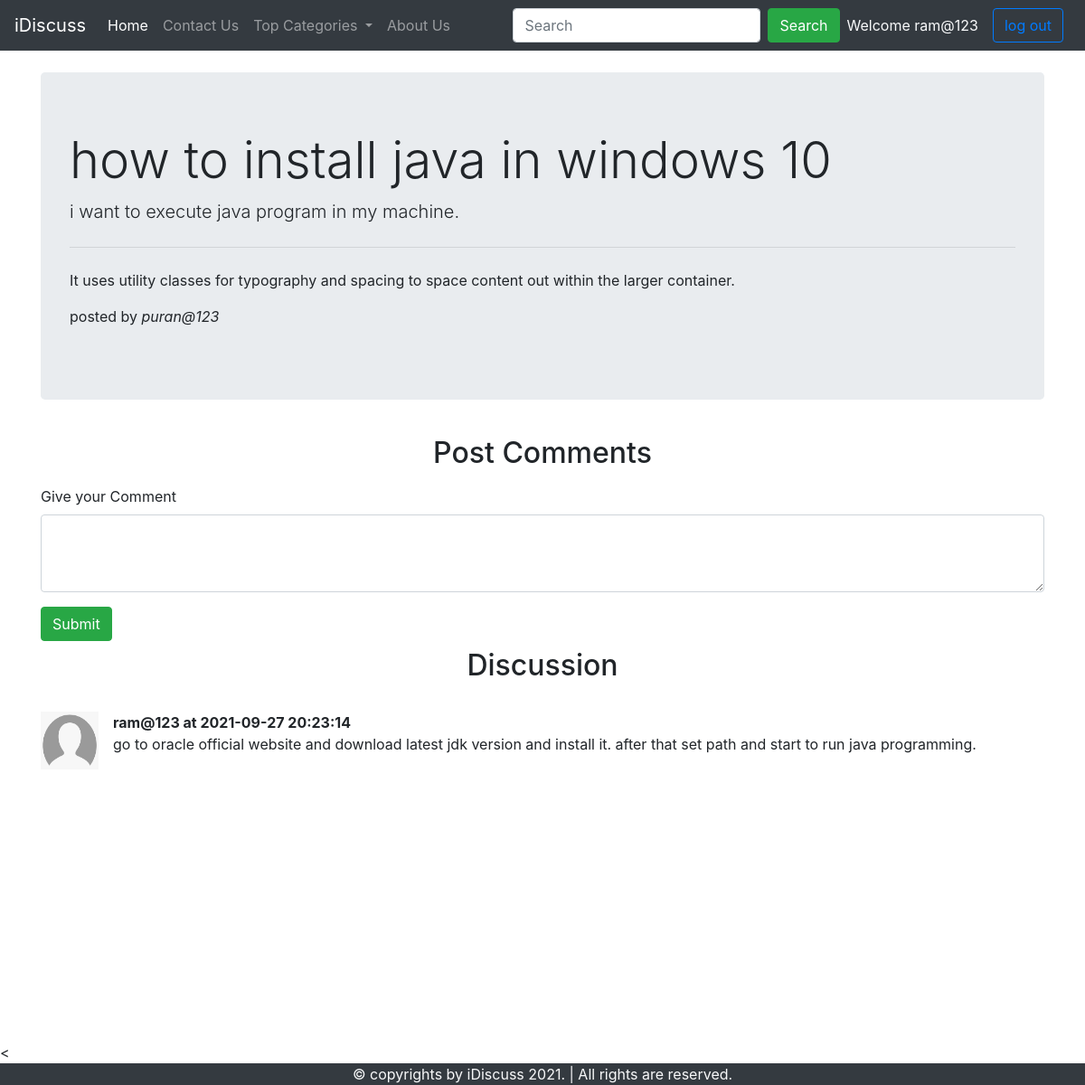
Page /thread.php?threadid=2 (signed in) on the committed database.
### tables this page shows
CREATE TABLE `threads` (
  `thread_id` int(11) NOT NULL,
  `thread_title` text NOT NULL,
  `thread_desc` varchar(255) NOT NULL,
  `thread_cat_id` int(10) NOT NULL,
  `thread_user` int(10) NOT NULL,
  `thread_created` datetime NOT NULL DEFAULT current_timestamp()
);

CREATE TABLE `users` (
  `user_id` int(10) NOT NULL,
  `user_email` varchar(50) NOT NULL,
  `user_pass` varchar(255) NOT NULL,
  `create_date` datetime NOT NULL DEFAULT current_timestamp()
);

CREATE TABLE `comments` (
  `comment_id` int(10) NOT NULL,
  `comment_content` varchar(255) NOT NULL,
  `thread_id` int(10) NOT NULL,
  `comment_by_user` int(10) NOT NULL,
  `comment_time` datetime NOT NULL DEFAULT current_timestamp()
);

### thread.php (the view, shortened to what this page needs)
<!doctype html>
<html lang="en">
<head>
    <link rel="stylesheet" href="https://cdn.jsdelivr.net/npm/bootstrap@4.5.3/dist/css/bootstrap.min.css"
>
    <link rel="stylesheet" href="style/style.css">
</head>
<body>
    <?php include 'partial/_dbconnect.php';?>
    <?php include "partial\header.php";?>
    <?php
        $id = $_GET['threadid'];
        $sql = "SELECT * FROM `threads` WHERE thread_id=$id";
        $result = mysqli_query($conn, $sql);
        while ($row = mysqli_fetch_assoc($result)) {
        $title = $row['thread_title'];
        $desc = $row['thread_desc'];
        $th_user=$row['thread_user'];
        $sql2="SELECT * FROM `users` WHERE user_id=$th_user";
        $result2 = mysqli_query($conn, $sql2);
        $row2=mysqli_fetch_assoc($result2);
        $post_by=$row2['user_email'];
        }
    ?>
    <div class="container my-4">
        <div class="jumbotron">
            <h1 class="display-4"><?php echo $title; ?></h1>
            <p class="lead"><?php echo $desc; ?></p>
            <hr class="my-4">
            <p>It uses utility classes for typography and spacing to space content out within the larger container.</p>
            <p> posted by <em><?php echo $post_by?></em></p>
        </div>
    </div>
    <?php
        if (isset($_SESSION['loggedin'])&&$_SESSION['loggedin']==true) {
            echo '<div class="container">
            <h2 class="text-center py-2">Post Comments</h2>
            <form action="'.$_SERVER['REQUEST_URI'].'" method="post">
                <div class="form-group">
                    <label for="th_comment">Give your Comment</label>
                    <textarea class="form-control" id="th_comment" name="th_comment" rows="3"></textarea>
                </div>
                <input type="hidden" name="uid" value="'.$_SESSION['uid'].'">
                <button type="submit" class="btn btn-success">Submit</button>
            </form>
        </div>';
        }
        else {
            echo '<div class="container">
            <h2 class="text-center py-2">Post Comments</h2>
            <p class="lead">You are not logged in. Please log in to be able to post comment.</p>
        </div>';
        }
    ?>
    <div class="container" id="ques">
        <h2 class="text-center py-2">Discussion</h2>
        <?php
            $id = $_GET['threadid'];
            $sql = "SELECT * FROM `comments` WHERE thread_id=$id";
            $result = mysqli_query($conn, $sql);
            while ($row = mysqli_fetch_assoc($result)) {
              $comment_user=$row['comment_by_user'];
              $comment = $row['comment_content'];
              $sql2="SELECT user_email FROM `users` WHERE user_id=$comment_user";
              $result2=mysqli_query($conn,$sql2);
              $row2=mysqli_fetch_assoc($result2);
              echo '<div class="media my-4">
                            <img src="img/user.png" width="64px" height="64px" class="mr-3" alt="user_img">
                            <div class="media-body">
                            <p class="font-weight-bold my-0">'.$row2['user_email'].' at '.$row['comment_time'].'</p>
                                ' . $comment. '
                            </div>
                        </div>';
            }
            ?>
    </div>
    < <?php include "partial/footer.php";?>
</body>
</html>

### style/style.css (style rules this page uses)
#ques { min-height: 443px; }

### rows in the picture
threads: thread_title "how to install java in windows 10", thread_desc "i want to execute java program in my machine."
users: user_email "puran@123"
comments: users.user_email "ram@123", comment_time "2021-09-27 20:23:14", comment_content "go to oracle official website and download latest jdk version and install it. after that set path and start to run java programming."

### other values in the picture
$_SESSION['username'] "ram@123"
